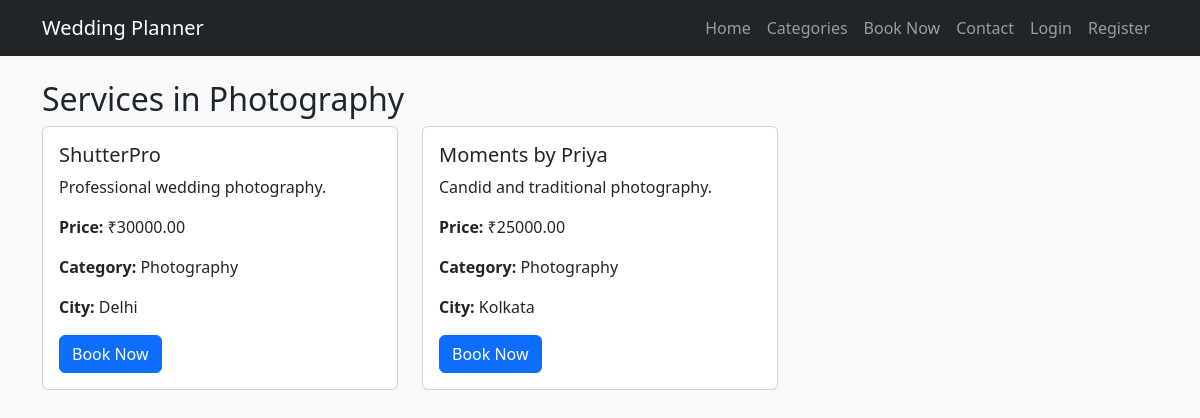
Screenshot of /categories/4/ with the database file from the repository.
### WMS_app/models.py (models this page shows, shortened)
class Category(models.Model):
    name = models.CharField(max_length=100)
    description = models.TextField()

class Service(models.Model):
    name = models.CharField(max_length=100)
    category = models.ForeignKey(Category, on_delete=models.CASCADE)
    city = models.ForeignKey(City, on_delete=models.CASCADE)
    price = models.DecimalField(max_digits=10, decimal_places=2)
    description = models.TextField()

class City(models.Model):
    name = models.CharField(max_length=100)

### WMS_app/views.py (the view)
# urls.py: path('categories/<int:category_id>/', views.services, name='services'),
def services(request, category_id):
    try:
        category = Category.objects.get(id=category_id)
        services = Service.objects.filter(category=category)
    except Category.DoesNotExist:
        services = Service.objects.none()  # Return empty queryset if category doesn't exist
    return render(request, 'services.html', {'services': services, 'category': category})

### wedding_management/templates/services.html
{% extends 'base.html' %}
{% block content %}
<h2>Services in {{ category.name }}</h2>
<div class="row">
    {% for service in services %}
        <div class="col-md-4 mb-4">
            <div class="card">
                <div class="card-body">
                    <h5 class="card-title">{{ service.name }}</h5>
                    <p class="card-text">{{ service.description }}</p>
                    <p><strong>Price:</strong> ₹{{ service.price }}</p>
                    <p><strong>Category:</strong> {{ service.category.name }}</p>
                    <p><strong>City:</strong> {{ service.city.name }}</p>
                    <a href="{% url 'booking' %}?service_id={{ service.id }}" class="btn btn-primary">Book Now</a>
                </div>
            </div>
        </div>
    {% empty %}
        <p>No services available in this category.</p>
    {% endfor %}
</div>
{% endblock %}

### WMS_app/static/css/styles.css (style rules this page uses)
body { background-color: #f8f9fa; }
.card { transition: transform 0.2s; }

### rows the page displays
Category: name "Photography"
Service: name "ShutterPro", description "Professional wedding photography.", price "30000.00", category.name "Photography", city.name "Delhi"
Service: name "Moments by Priya", description "Candid and traditional photography.", price "25000.00", category.name "Photography", city.name "Kolkata"
